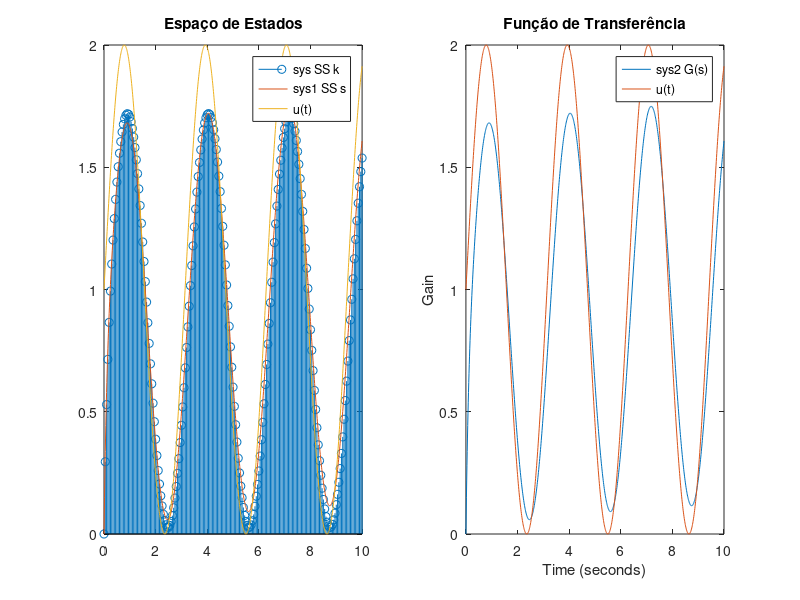

The MATLAB source for this figure: (Note: this script raises an error after producing the figure.)
% parte 2, trab cdsd
close all
clc
clear

w = 0.9982;
Tau_alpha = 8.1053;
Tsampling = 8.3*Tau_alpha;
z = 4.8715;
sin_freq = 2;

dK = 0.05;
ksimtime = 10;
k = 0:dK:ksimtime;

dT = 0.01;
tsimtime = 10;
t = 0:dT:tsimtime;

s=tf('s');
num = [w^2*Tau_alpha w^2];
den = [1, 2*z*w, w^2];

uk_impulse = [ones(2,1) zeros(2, length(k)-1)];
stepAmplitude = 1;
uk_step = stepAmplitude .* ones(2,length(k));
uk_ramp = repmat(linspace(0,stepAmplitude*10,length(k)), 2, 1);
uk_sin = repmat(stepAmplitude + stepAmplitude * sin(k*sin_freq),2,1);

ut_impulse = [ones(1,1) zeros(1, length(t)-1)];
ut_step = stepAmplitude .* ones(1,length(t));
ut_ramp = linspace(0,stepAmplitude*10,length(t));
ut_sin = stepAmplitude + stepAmplitude * sin(t*sin_freq);

us_impulse = 1;
us_step=1/s;
us_ramp=1/s^2;
us_sin=stepAmplitude*sin_freq/(s^2+sin_freq^2);%sinusoidal

a1=2*z*w; a2=w^2; b1=w^2*Tau_alpha; b2=w^2;

% SS k
A = [0 1; (-1-Tsampling*a1-Tsampling^2*a2) (2-Tsampling*a1)];
B = [0 0; (Tsampling^2*b2-Tsampling*b1) (Tsampling*b1)];
C = [1 0; 0 0];
D = zeros(2);
sysSSk = ss(A,B,C,D);
[ySSk, kSSk] = lsim(sysSSk, uk_sin, k);
subplot(1,2,1)
stem(kSSk,ySSk(:,1),'LineWidth',0.1)
hold on;

% SS s
[A, B, C, D] = tf2ss(num, den);
sysSSs = ss(A,stepAmplitude.*B,C,D);
[ySSs, kSSs] = lsim(sysSSs, ut_sin, t);
%subplot(1,2,2);
plot(kSSs,ySSs)
plot(t,ut_sin)
legend("sys SS k","sys1 SS s","u(t)")
title("Espaço de Estados")

% G(s)
sysGs = tf(num,den);
[y1, t1] = lsim(sysGs, ut_sin, t);
subplot(1,2,2)
plot(t1,y1,t1,ut_sin)
title("Função de Transferência")

ylabel("Gain")
xlabel("Time (seconds)")

legend("sys2 G(s)", "u(t)");

sgtitle('Resposta ao Degrau')

